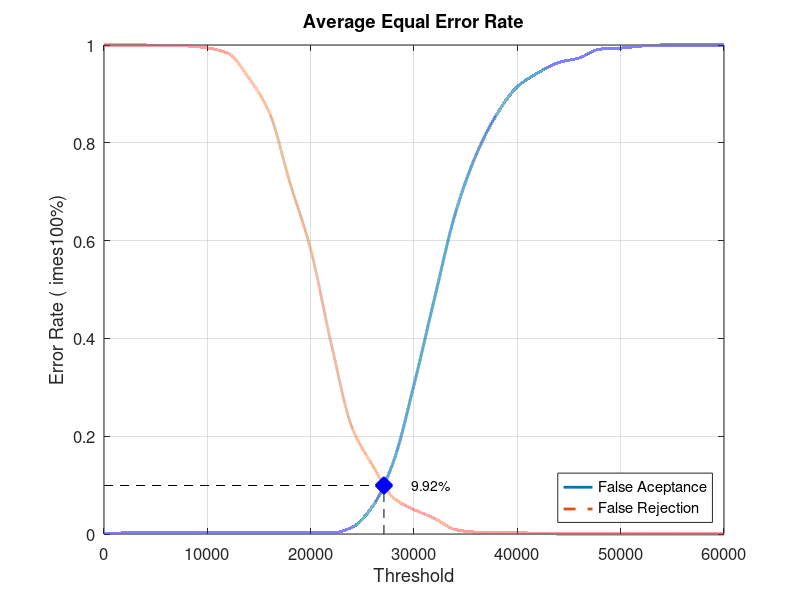
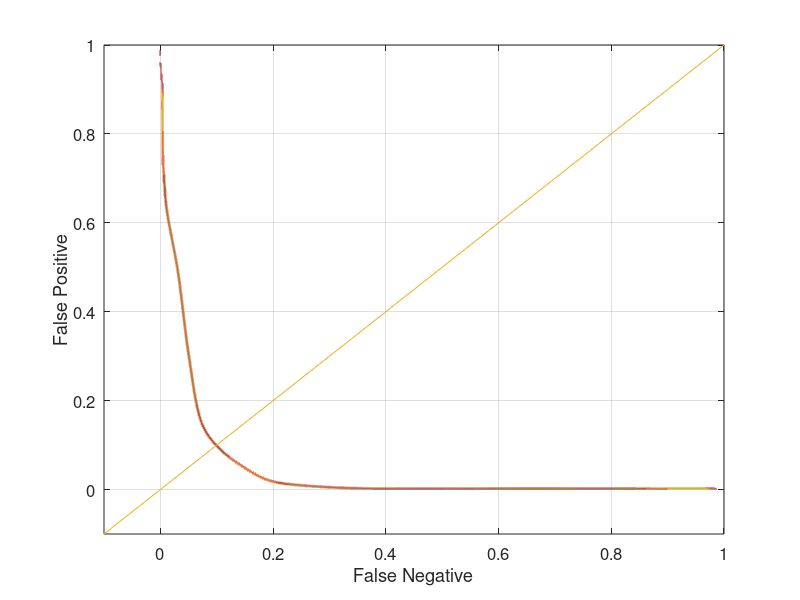

The MATLAB script that drew these images, in order:
close all;
clear;
clc;
x = 0:2000:60000;
xq = 0:0.5:60000;

y0 = [0 0.00210526 0.00210526 0.00210526 0.00210526 0.00210526 0.00210526 0.00210526 0.00210526 0.00210526 0.00210526 0.00210526 0.0136842 0.0568421 0.147368 0.305263 0.483158 0.655789 0.774737 0.857895 0.914737 0.943158 0.964211 0.973684 0.991579 0.993684 0.997895 1 1 1 1]
yy0 = interp1(x, y0, xq, 'pchip');
y1 = [1 1 1 0.998 0.998 0.994 0.983 0.933 0.862 0.718 0.582 0.388 0.218 0.14 0.074 0.05 0.032 0.009 0.004 0.004 0.003 0.001 0 0 0 0 0 0 0 0 0]
yy1 = interp1(x, y1, xq, 'pchip');

% Calculating EER: 
y2 = abs(y0 - y1);
find(y2 == min(y2))
yy2 = abs(yy0 - yy1);
xEER = find(yy2 == min(yy2));
xEERIndex = xq(xEER) % X-axis EER
yEER = yy0(xEER) % Y-axis EER

main = figure
plot(xq, yy0,'-','LineWidth', 2);	hold on
plot(xq, yy1,'--','LineWidth', 2);	hold on
plot([xEERIndex xEERIndex], [0 yEER], 'k--');	hold on
plot([0 xEERIndex], [yEER yEER], 'k--');	hold on
plot(xEERIndex, yEER, 'bx', 'LineWidth', 10);	hold on
text(xEERIndex + 10 * xEERIndex / 100, yEER, [num2str(round((10000 * yEER)) / 100) '%'])
legend('False Aceptance', 'False Rejection', 'Location', 'SouthEast')
xlabel('Threshold')
ylabel('Error Rate (	imes100%)')
title('Average Equal Error Rate')
set(gca, 'FontSize', 12)
axis([0 60000 0 1])
grid on

print(main, 'Database2AverageMain', '-dpng');
FNRxFPR = figure('Color', [1 1 1]);
plot(yy1, yy0, '-', yy1, yy0, 'LineWidth', 2);
hold on
y = -0.1:0.1:1
plot(y, y); 
set(gca, 'FontSize', 12)
xlabel('False Negative')
ylabel('False Positive')
axis([-0.1 1 -0.1 1])
set(gca, 'FontSize', 12)
grid on

print(FNRxFPR, 'Database2AverageFNRxFPR','-dpng');
